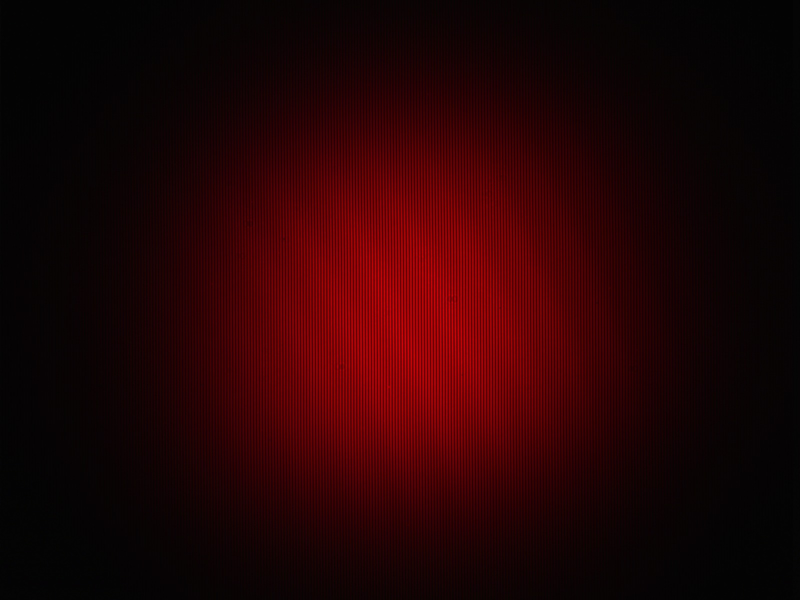
%> input picture Imag_test/frame_101.jpg, 1600 x 1200 px (shown at 1/2 size)
$ octave ROI.m   (GNU Octave 9; MATLAB toolbox functions it lacks are replaced by stand-ins)
%> lines starting %> are read from the running program, lines starting %| are printed output that depends on the picture
% ------------ CONFIGURACIÓN GENERAL ------------
archivo = 'frame_101.jpg';          % Nombre de la imagen
usar_roi_manual = false;            % true = Pedir ROI manual
ancho_roi_fix = 216;
alto_roi_fix  = 146;

% ------------ CARGA DE IMAGEN ------------
img = imread(archivo);
%> img is the input picture: size 1200x1600x3 uint8; mean R, G, B 37.5, 2.6, 3.8
if size(img,3) == 3
    img_gray = rgb2gray(img);
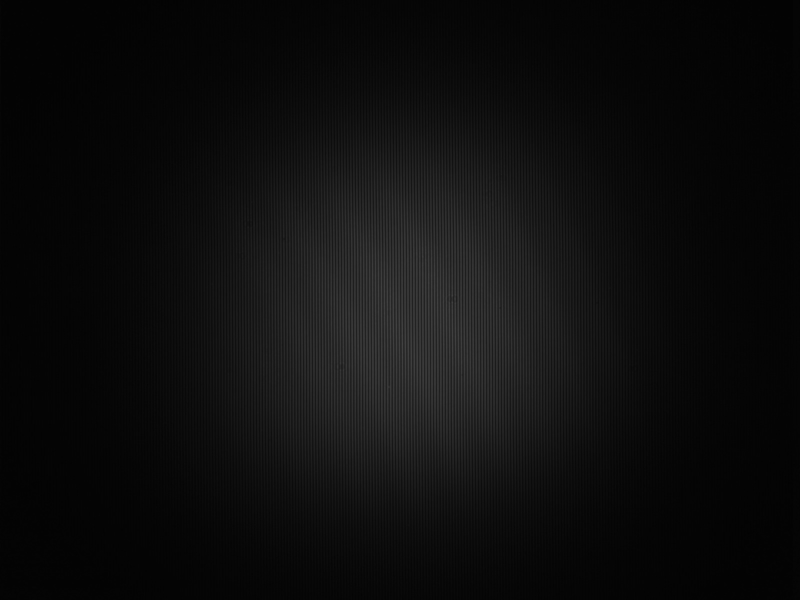
%> img_gray: size 1200x1600 uint8 (shown at 1/2 size); min 1, max 72, mean 13.2
else
    img_gray = img;
end
img_d = double(img_gray);
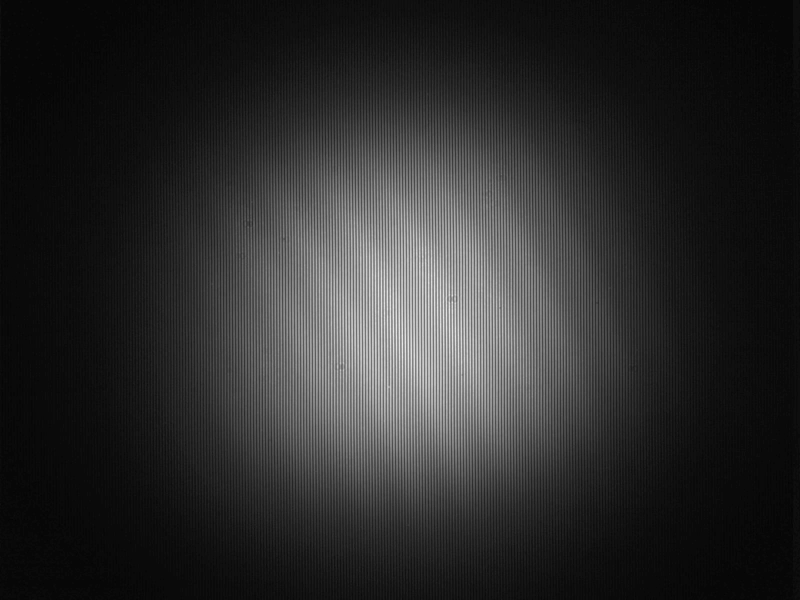
%> img_d: size 1200x1600 double (shown at 1/2 size); min 1, max 72, mean 13.2; mean of the top-left, top-right, bottom-left and bottom-right quarters 11.7, 12.8, 13.5, 14.8; drawn with min black and max white
[h,w] = size(img_gray);
%> h = 1200; w = 1600

figure; imshow(img_gray,[]); title('Imagen completa');
drawnow;

% ------------ ROI FIJA CENTRADA ------------
cx = round(w/2);
%> cx = 800
cy = round(h/2);
%> cy = 600
half_w = round(ancho_roi_fix/2);
half_h = round(alto_roi_fix/2);

xmin = max(cx-half_w+1,1);
%> xmin = 693
xmax = min(cx+half_w,  w);
%> xmax = 908
ymin = max(cy-half_h+1,1);
%> ymin = 528
ymax = min(cy+half_h,  h);
%> ymax = 673

roi_fix = img_d(ymin:ymax, xmin:xmax);
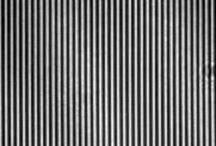
%> roi_fix: size 146x216 double; min 27, max 72, mean 46.9; drawn with min black and max white

figure; imshow(roi_fix,[]);
title(sprintf('ROI fija centrada (%dx%d)', size(roi_fix,2), size(roi_fix,1)));

% Analizar ROI fija
fprintf('----- ROI FIJA CENTRADA -----\n');
analizar_roi_perfil(roi_fix);
% [20 lines not run here, left out]
function analizar_roi_perfil(region)
    % region: matriz double de la ROI

    % Máscara válida: ignorar ceros puros por si vienen de fuera de la ROI
    mask_valid = region > 0;
%> mask_valid: size 146x216 logical; every value is 1
    if ~any(mask_valid(:))
        warning('ROI vacía o todos ceros; no se puede analizar.');
        return;
    end

    % Perfil horizontal promedio solo sobre píxeles válidos
    [h_roi, w_roi] = size(region);
%> h_roi = 146; w_roi = 216
    perfil = zeros(w_roi,1);
    for x = 1:w_roi
        col = region(:,x);
        mcol = mask_valid(:,x);
        if any(mcol)
            perfil(x) = mean(col(mcol));
        else
            perfil(x) = 0;
        end
    end
%> after the loop, perfil = 216 values, max 66.73 at index 101, min 29.47 at index 4, mean 46.91

    % Preprocesado
    perfil = detrend(perfil);              % quita DC/rampa
%> perfil = 216 values, max 19.91 at index 101, min -18.03 at index 216, mean 3.63e-14
    perfil = imgaussfilt(perfil',0.8)';    % suavizado ligero
%> perfil = 216 values, max 13.86 at index 95, min -15.2 at index 216, mean 0.000735
    perfil = perfil .* hann(length(perfil));
%> perfil = 216 values, max 13.59 at index 101, min -10.84 at index 116, mean 0.31

    figure; plot(perfil);
    title('Perfil horizontal promedio');
    xlabel('Columna de píxel'); ylabel('Intensidad');
%> after `ylabel('Intensidad')`:
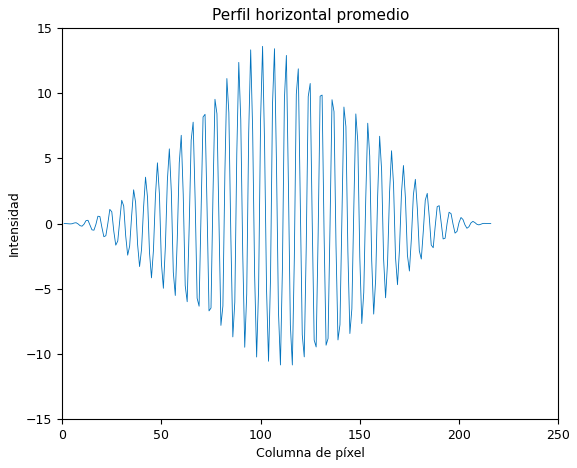
%> figure redrawn from the program's plot data; curve peaks at x = 101, y = 13.59

    % PSD con pwelch (una sola ventana = equivalente a FFT con ventana) [web:45][web:51]
    N = length(perfil);
%> N = 216
    win = hanning(N);
%> win = 216 values, max 1 at index 108, min 0 at index 1, mean 0.498
    noverlap = floor(N/4);
%> noverlap = 54
    nfft = N;
%> nfft = 216
%> (the run ends here)
